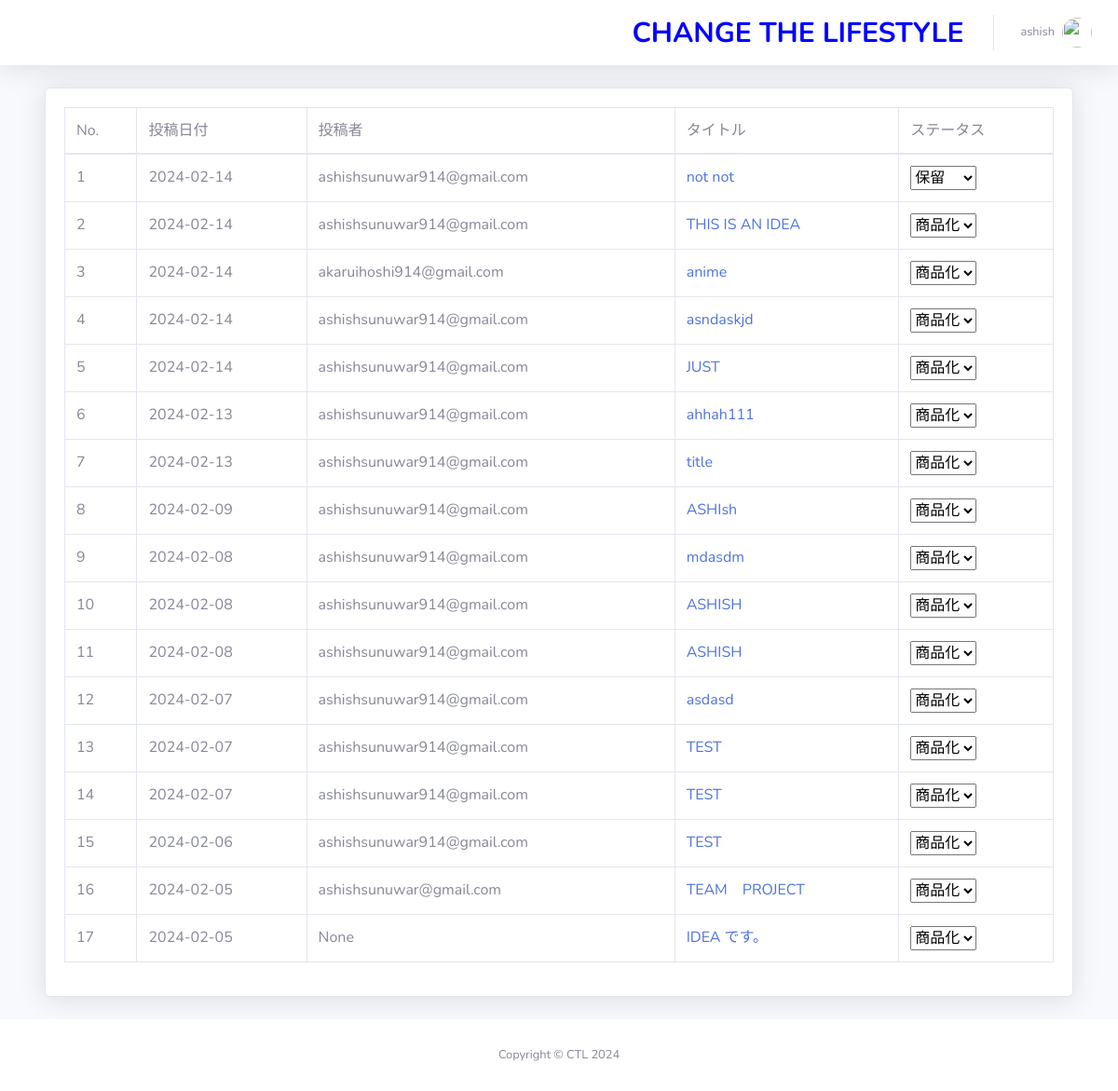
The page /dashboard/post-idea/ (signed in) on the database its author committed.
### dashboard/models.py (models this page shows, shortened)
class Author(models.Model):
    author = models.OneToOneField(User, on_delete=models.SET_NULL, null=True)
    email_text = models.CharField(max_length=255, blank=True, null=True, verbose_name='Email')
    first_name = models.CharField(max_length=100, null=True, blank=True, verbose_name='First Name')
    last_name = models.CharField(max_length=100, null=True, blank=True, verbose_name='Last Name')
    designation = models.CharField(max_length=10, null=True)
    author_image = models.ImageField(upload_to='author/', verbose_name='Author Profile Image', blank=True, null=True)
    class Meta:
        verbose_name_plural = 'Author'

### idea/models.py (models this page shows, shortened)
class Idea(models.Model):
    status = (
        ('商品化', '商品化'),
        ('保留', '保留')
    )
    title = models.CharField(max_length=200, null=True)
    detail = models.TextField(max_length=2000, null=True)
    image = models.ImageField(upload_to='images/media', null=True, blank=True)
    status = models.CharField(max_length=20, choices=status, default='保留')
    author = models.ForeignKey(Author, on_delete=models.CASCADE)
    email_text = models.CharField(max_length=255, blank=True, null=True, verbose_name='Email')
    created_at = models.DateTimeField(auto_now_add=True)
    new_date_field = models.DateTimeField(null=True, blank=True)
    files = models.ManyToManyField(IdeaFile, related_name='idea_files', blank=True)
    class Meta:
        verbose_name_plural = 'Ideas'

### dashboard/views.py (the view)
# urls.py: path('post-idea/', views.AdminAllPost.as_view(), name='admin_all_post'),
class AdminAllPost(View):
    @method_decorator(login_required(login_url='login'))
    def dispatch(self, request, *args, **kwargs):
        return super().dispatch(request, *args, **kwargs)
    def get(self, request):
        all_posts = Idea.objects.all().order_by('-id')
        context = {
            'all_posts': all_posts
        }
        return render(request, 'dashboard/post/admin_all_post.html', context)

### templates/dashboard/post/admin_all_post.html (shortened to what this page needs)
{% extends 'dashboard/base/base.html' %}
{% block body %}
{% load humanize %}
<div class="container-fluid">
    <div class="card shadow mb-4">
        <div class="card-body">
            <div class="table-responsive">
                <table class="table table-bordered" id="dataTable" width="100%" cellspacing="0">
                    <thead>
                        <tr>
                            <td> No. </td>
                            <td> 投稿日付 </td>
                            <td> 投稿者</td>
                            <td> タイトル </td>
                            <td> ステータス </td>
                        </tr>
                    </thead>
                    <tbody>
                        {% for post in all_posts %}
                            <tr>
                                <td>{{ forloop.counter }}</td>
                                <td>{{ post.created_at|date:"Y-m-d" }}</td>
                                <td>{{ post.email_text }}</td>
                                <td><a href="{% url 'post' post.id %}">{{ post.title }}</a></td>
                                <td>
                                  <form method="post" action="{% url 'update_status' post.id %}">
                                      <select name="status" onchange="this.form.submit()">
                                          <option value="商品化" {% if post.status == '商品化' %}selected{% endif %}>商品化</option>
                                          <option value="保留" {% if post.status == '保留' %}selected{% endif %}>保留</option>
                                      </select>
                                  </form>
                              </td>
                            </tr>
                        {% endfor %}
                    </tbody>
                </table>
            </div>
        </div>
    </div>
</div>
{% endblock %}

### templates/dashboard/base/base.html (shortened to what this page needs)
<!DOCTYPE html>
<html lang="en">
    {% load static %}
    {% load humanize %}
<head>
    {% load static %}
    <link href="{% static  'vendor/fontawesome-free/css/all.min.css' %}" rel="stylesheet" type="text/css">
    <link href="{% static 'css/sb-admin-2.min.css' %}" rel="stylesheet">
</head>
<body id="page-top">
    <div id="wrapper">
        <div id="content-wrapper" class="d-flex flex-column">
            <div id="content">
                <nav class="navbar navbar-expand navbar-light bg-white topbar mb-4 static-top shadow">
                    <ul class="navbar-nav ml-auto">
                        <li class="nav-item mx-1">
                            <a class="nav-link" style="color: blue; font-size: 30px; font-weight: bold;" href="{% url 'home' %}">
                                     CHANGE THE LIFESTYLE
                            </a>
                        </li>
                        {% if user.is_authenticated %}
                        <li class="nav-item dropdown no-arrow">
                            <a class="nav-link dropdown-toggle" href="#" id="userDropdown" role="button"
                                data-toggle="dropdown" aria-haspopup="true" aria-expanded="false">
                                <span class="mr-2 d-none d-lg-inline text-gray-600 small">{{ user.author.author.username }}</span>
                                {% if user.author.author_image %}
                                <img class="img-profile rounded-circle"
                                    src="{{ user.author.author_image.url }}">
                                {% else %}
                                <img class="img-profile rounded-circle" src="https://www.pngarts.com/files/11/Avatar-PNG-Transparent-Image.png" alt="">
                                {% endif %}
                            </a>
                        </li>
                        {% endif %}
                    </ul>
                </nav>
                <div class="container-fluid">
                {% block body %}{% endblock %}
            </div>
            <footer class="sticky-footer bg-white" style="bottom: 0;">
                <div class="container my-auto">
                    <div class="copyright text-center my-auto">
                        <span>Copyright &copy; CTL 2024</span>
                    </div>
                </div>
            </footer>
        </div>
    </div>
</body>
</html>

### rows shown on the page
Idea: created_at "2024-02-14", email_text "ashishsunuwar914@gmail.com", title "not not", status "保留"
Idea: created_at "2024-02-14", email_text "ashishsunuwar914@gmail.com", title "THIS IS AN IDEA", status "商品化"
Idea: created_at "2024-02-14", email_text "akaruihoshi914@gmail.com", title "anime", status "商品化"
Idea: created_at "2024-02-14", email_text "ashishsunuwar914@gmail.com", title "asndaskjd", status "商品化"
Idea: created_at "2024-02-14", email_text "ashishsunuwar914@gmail.com", title "JUST", status "商品化"
Idea: created_at "2024-02-13", email_text "ashishsunuwar914@gmail.com", title "ahhah111", status "商品化"
Idea: created_at "2024-02-13", email_text "ashishsunuwar914@gmail.com", title "title", status "商品化"
Idea: created_at "2024-02-09", email_text "ashishsunuwar914@gmail.com", title "ASHIsh"
Idea: created_at "2024-02-08", email_text "ashishsunuwar914@gmail.com", title "mdasdm", status "商品化"
Idea: created_at "2024-02-08", email_text "ashishsunuwar914@gmail.com", title "ASHISH", status "商品化"
Idea: created_at "2024-02-08", email_text "ashishsunuwar914@gmail.com", title "ASHISH", status "商品化"
Idea: created_at "2024-02-07", email_text "ashishsunuwar914@gmail.com", title "asdasd", status "商品化"
Idea: created_at "2024-02-07", email_text "ashishsunuwar914@gmail.com", title "TEST", status "商品化"
Idea: created_at "2024-02-07", email_text "ashishsunuwar914@gmail.com", title "TEST"
Idea: created_at "2024-02-06", email_text "ashishsunuwar914@gmail.com", title "TEST"
Idea: created_at "2024-02-05", email_text "ashishsunuwar@gmail.com", title "TEAM PROJECT"
Idea: created_at "2024-02-05", email_text "None", title "IDEA です。"

### other values the page prints
{{ user.author.author.username }} "ashish"
